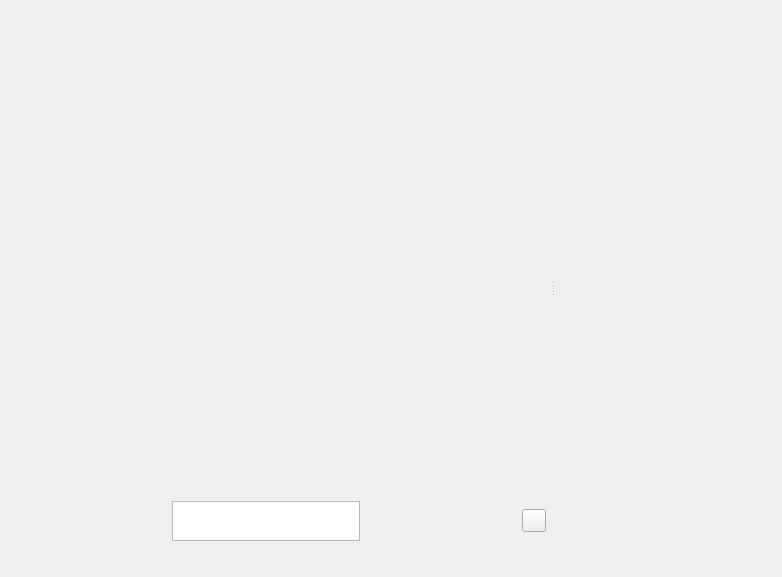
<?xml version="1.0" encoding="UTF-8"?>
<ui version="4.0">
 <class>Form</class>
 <widget class="QWidget" name="Form">
  <property name="geometry">
   <rect>
    <x>0</x>
    <y>0</y>
    <width>782</width>
    <height>577</height>
   </rect>
  </property>
  <property name="windowTitle">
   <string>Form</string>
  </property>
  <layout class="QGridLayout" name="gridLayout_2">
   <item row="0" column="0">
    <widget class="QSplitter" name="splitter">
     <property name="orientation">
      <enum>Qt::Horizontal</enum>
     </property>
     <widget class="QWidget" name="layoutWidget">
      <layout class="QVBoxLayout" name="verticalLayout" stretch="8,0">
       <item>
        <widget class="VideoWidget" name="video_widget" native="true">
         <property name="minimumSize">
          <size>
           <width>500</width>
           <height>0</height>
          </size>
         </property>
         <property name="contextMenuPolicy">
          <enum>Qt::ActionsContextMenu</enum>
         </property>
        </widget>
       </item>
       <item>
        <widget class="QWidget" name="subtitle_widget" native="true">
         <layout class="QGridLayout" name="gridLayout">
          <property name="leftMargin">
           <number>5</number>
          </property>
          <property name="topMargin">
           <number>5</number>
          </property>
          <property name="rightMargin">
           <number>5</number>
          </property>
          <property name="bottomMargin">
           <number>5</number>
          </property>
          <item row="0" column="0">
           <layout class="QHBoxLayout" name="horizontalLayout_3">
            <item>
             <layout class="QHBoxLayout" name="horizontalLayout">
              <item>
               <spacer name="horizontalSpacer">
                <property name="orientation">
                 <enum>Qt::Horizontal</enum>
                </property>
                <property name="sizeHint" stdset="0">
                 <size>
                  <width>40</width>
                  <height>20</height>
                 </size>
                </property>
               </spacer>
              </item>
              <item>
               <layout class="QHBoxLayout" name="horizontalLayout_2"/>
              </item>
              <item>
               <widget class="CTestLabel" name="subtitel_browser">
                <property name="sizePolicy">
                 <sizepolicy hsizetype="Preferred" vsizetype="Minimum">
                  <horstretch>0</horstretch>
                  <verstretch>0</verstretch>
                 </sizepolicy>
                </property>
                <property name="minimumSize">
                 <size>
                  <width>0</width>
                  <height>40</height>
                 </size>
                </property>
                <property name="maximumSize">
                 <size>
                  <width>16777215</width>
                  <height>42</height>
                 </size>
                </property>
                <property name="font">
                 <font>
                  <pointsize>20</pointsize>
                 </font>
                </property>
                <property name="contextMenuPolicy">
                 <enum>Qt::DefaultContextMenu</enum>
                </property>
                <property name="acceptDrops">
                 <bool>false</bool>
                </property>
                <property name="verticalScrollBarPolicy">
                 <enum>Qt::ScrollBarAlwaysOff</enum>
                </property>
                <property name="horizontalScrollBarPolicy">
                 <enum>Qt::ScrollBarAlwaysOff</enum>
                </property>
                <property name="sizeAdjustPolicy">
                 <enum>QAbstractScrollArea::AdjustToContents</enum>
                </property>
                <property name="lineWrapMode">
                 <enum>QTextEdit::NoWrap</enum>
                </property>
                <property name="textInteractionFlags">
                 <set>Qt::NoTextInteraction</set>
                </property>
               </widget>
              </item>
              <item>
               <spacer name="horizontalSpacer_2">
                <property name="orientation">
                 <enum>Qt::Horizontal</enum>
                </property>
                <property name="sizeHint" stdset="0">
                 <size>
                  <width>40</width>
                  <height>20</height>
                 </size>
                </property>
               </spacer>
              </item>
             </layout>
            </item>
            <item>
             <widget class="QToolButton" name="parse_button">
              <property name="text">
               <string/>
              </property>
             </widget>
            </item>
           </layout>
          </item>
          <item row="1" column="0">
           <spacer name="verticalSpacer">
            <property name="orientation">
             <enum>Qt::Vertical</enum>
            </property>
            <property name="sizeType">
             <enum>QSizePolicy::Fixed</enum>
            </property>
            <property name="sizeHint" stdset="0">
             <size>
              <width>20</width>
              <height>20</height>
             </size>
            </property>
           </spacer>
          </item>
         </layout>
        </widget>
       </item>
      </layout>
     </widget>
     <widget class="CTabWidget" name="tab_widget" native="true">
      <property name="minimumSize">
       <size>
        <width>200</width>
        <height>0</height>
       </size>
      </property>
     </widget>
    </widget>
   </item>
  </layout>
 </widget>
 <customwidgets>
  <customwidget>
   <class>CTabWidget</class>
   <extends>QWidget</extends>
   <header location="global">CustomWidgets</header>
   <container>1</container>
  </customwidget>
  <customwidget>
   <class>VideoWidget</class>
   <extends>QWidget</extends>
   <header location="global">qfluentwidgets.multimedia</header>
   <container>1</container>
  </customwidget>
  <customwidget>
   <class>CTestLabel</class>
   <extends>QTextBrowser</extends>
   <header location="global">CustomWidgets</header>
  </customwidget>
 </customwidgets>
 <resources/>
 <connections/>
</ui>
